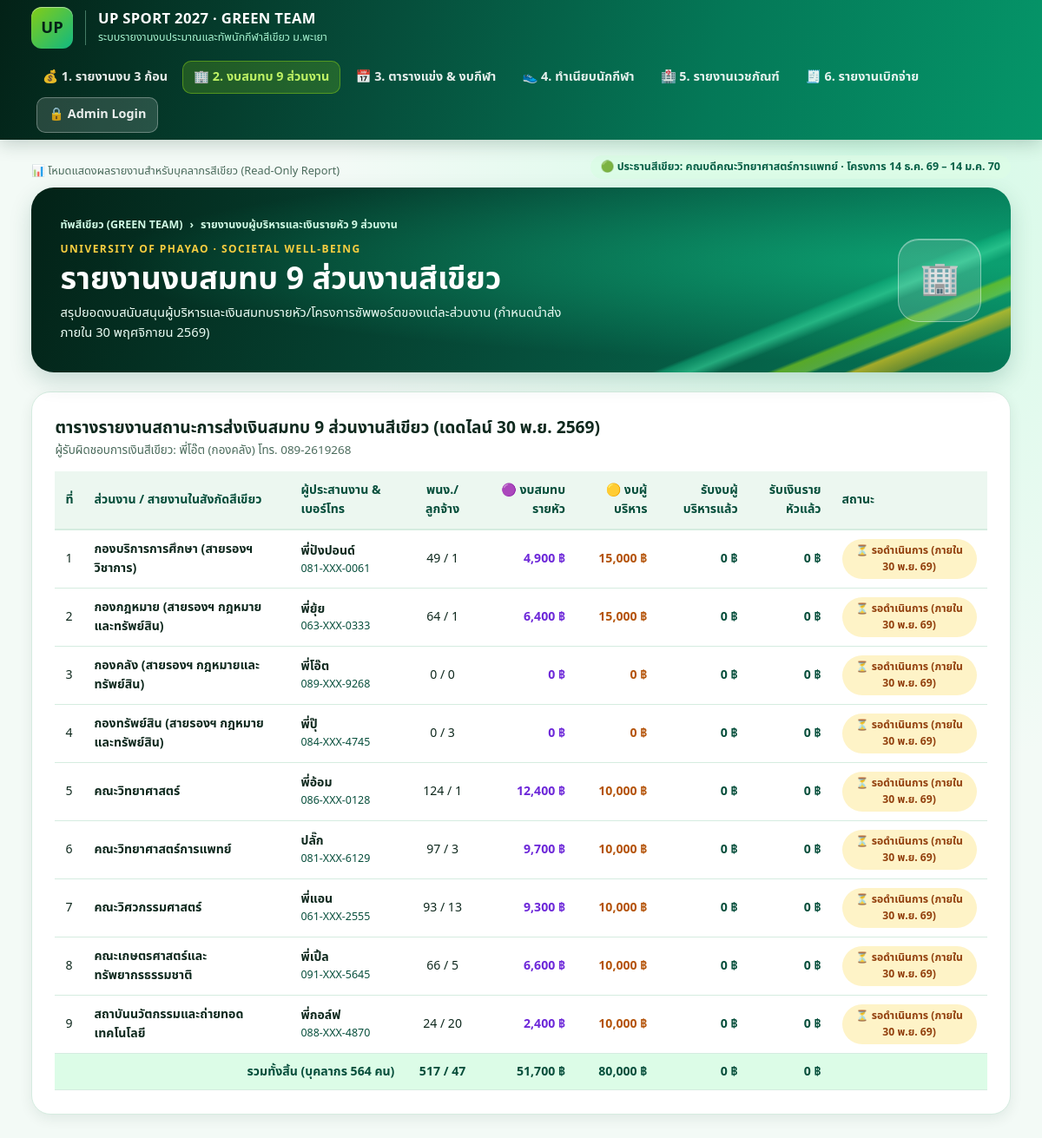
/units.php, run on the app's committed database.
### tables this page shows
CREATE TABLE units (
    id INT AUTO_INCREMENT PRIMARY KEY,
    unit_code VARCHAR(20) NOT NULL UNIQUE,
    unit_name VARCHAR(150) NOT NULL,
    parent_line VARCHAR(150) NOT NULL,
    staff_count INT NOT NULL DEFAULT 0 COMMENT 'จำนวนพนักงาน (คนละ 100 บาท)',
    employee_count INT NOT NULL DEFAULT 0 COMMENT 'จำนวนลูกจ้าง (ยกเว้นรายหัว)',
    expected_participation_pct DECIMAL(5,2) NOT NULL DEFAULT 70.00 COMMENT '% คาดการณ์ผู้เข้าร่วมจริง',
    exec_support_pledged DECIMAL(10,2) NOT NULL DEFAULT 0.00 COMMENT 'งบผู้บริหารแจ้งสนับสนุน (ก้อน 1)',
    exec_support_received DECIMAL(10,2) NOT NULL DEFAULT 0.00 COMMENT 'งบผู้บริหารที่ส่งแล้ว',
    headcount_received DECIMAL(10,2) NOT NULL DEFAULT 0.00 COMMENT 'เงินรายหัว/โครงการคณะที่ส่งแล้ว (ก้อน 3)',
    coordinator_name VARCHAR(100) NOT NULL,
    coordinator_phone VARCHAR(50) NOT NULL,
    payment_due_date DATE DEFAULT '2026-11-30',
    payment_status ENUM('PENDING', 'PARTIAL', 'PAID') DEFAULT 'PENDING',
    updated_at TIMESTAMP DEFAULT CURRENT_TIMESTAMP ON UPDATE CURRENT_TIMESTAMP
);

### config/db.php (called while the page is built, shortened)
<?php
function h($str): string {
    return htmlspecialchars((string)$str, ENT_QUOTES, 'UTF-8');
}
function mask_phone($phone, bool $show_full = false): string {
    $raw = trim((string)$phone);
    $digits = preg_replace('/\D+/', '', $raw);
    if (strlen($digits) >= 9) {
        return substr($digits, 0, 3) . '-XXX-' . substr($digits, -4);
    }
    return $raw;
}

### config/auth.php (called while the page is built, shortened)
<?php
require_once __DIR__ . '/db.php';
function is_admin_logged_in(): bool {
    if (empty($_SESSION['green_admin_logged_in'])) {
        return false;
    }
    return true;
}

### units.php (the view, shortened to what this page needs)
<?php
require_once __DIR__ . '/config/auth.php';
$units = $pdo->query("SELECT * FROM units ORDER BY id ASC")->fetchAll();
$status_map = [
    'PENDING' => ['⏳ รอดำเนินการ (ภายใน 30 พ.ย. 69)', 'warn'],
    'PARTIAL' => ['🌗 ส่งบางส่วนแล้ว', 'info'],
    'PAID'    => ['✅ ส่งครบเรียบร้อย', ''],
];
require_once __DIR__ . '/includes/header.php';
?>
<div class="white-shell">
  <div style="display:flex; justify-content:space-between; align-items:center; flex-wrap:wrap; gap:10px; margin-bottom:14px;">
    <div>
      <h2 style="font-size:1.2rem; font-weight:800;">ตารางรายงานสถานะการส่งเงินสมทบ 9 ส่วนงานสีเขียว (เดดไลน์ 30 พ.ย. 2569)</h2>
      <p style="font-size:0.84rem; color:var(--muted);">ผู้รับผิดชอบการเงินสีเขียว: พี่โอ๊ต (กองคลัง) โทร. 089-2619268</p>
    </div>
  </div>
  <div style="overflow-x:auto;">
    <table class="up-table">
      <thead>
        <tr>
          <th>ที่</th>
          <th>ส่วนงาน / สายงานในสังกัดสีเขียว</th>
          <th>ผู้ประสานงาน &amp; เบอร์โทร</th>
          <th style="text-align:center;">พนง./ลูกจ้าง</th>
          <th style="text-align:right;">🟣 งบสมทบรายหัว</th>
          <th style="text-align:right;">🟡 งบผู้บริหาร</th>
          <th style="text-align:right;">รับงบผู้บริหารแล้ว</th>
          <th style="text-align:right;">รับเงินรายหัวแล้ว</th>
          <th>สถานะ</th>
        </tr>
      </thead>
      <tbody>
        <?php
        $sum_staff = 0; $sum_emp = 0; $sum_full_hc = 0;
        $sum_exec_pledged = 0; $sum_exec_rec = 0; $sum_hc_rec = 0;
        foreach ($units as $idx => $u):
          $staff = (int)$u['staff_count'];
          $emp   = (int)$u['employee_count'];
          $full_hc = $staff * 100;
          $exec_p = (float)$u['exec_support_pledged'];
          $exec_r = (float)$u['exec_support_received'];
          $hc_r   = (float)$u['headcount_received'];
          $sum_staff += $staff; $sum_emp += $emp;
          $sum_full_hc += $full_hc;
          $sum_exec_pledged += $exec_p; $sum_exec_rec += $exec_r; $sum_hc_rec += $hc_r;
          [$st_txt, $st_cls] = $status_map[$u['payment_status']] ?? ['รอดำเนินการ', 'warn'];
        ?>
        <tr>
          <td><?= $idx + 1 ?></td>
          <td><strong><?= h($u['unit_name']) ?></strong></td>
          <td>
            <strong><?= h($u['coordinator_name']) ?></strong>
            <div style="font-size:0.78rem; color:var(--green-dark);"><?= h(mask_phone($u['coordinator_phone'], is_admin_logged_in())) ?></div>
          </td>
          <td style="text-align:center;"><?= $staff ?> / <?= $emp ?></td>
          <td style="text-align:right; font-weight:750; color:#6d28d9;"><?= number_format($full_hc) ?> ฿</td>
          <td style="text-align:right; font-weight:750; color:#b45309;"><?= number_format($exec_p) ?> ฿</td>
          <td style="text-align:right; font-weight:800; color:var(--green-dark);"><?= number_format($exec_r) ?> ฿</td>
          <td style="text-align:right; font-weight:800; color:var(--green-dark);"><?= number_format($hc_r) ?> ฿</td>
          <td><span class="status-pill <?= $st_cls ?>"><?= h($st_txt) ?></span></td>
        </tr>
        <?php endforeach; ?>
      </tbody>
      <tfoot>
        <tr style="background:#dcfce7; font-weight:850; color:var(--green-dark);">
          <td colspan="3" style="text-align:right;">รวมทั้งสิ้น (บุคลากร <?= $sum_staff + $sum_emp ?> คน)</td>
          <td style="text-align:center;"><?= $sum_staff ?> / <?= $sum_emp ?></td>
          <td style="text-align:right;"><?= number_format($sum_full_hc) ?> ฿</td>
          <td style="text-align:right;"><?= number_format($sum_exec_pledged) ?> ฿</td>
          <td style="text-align:right;"><?= number_format($sum_exec_rec) ?> ฿</td>
          <td style="text-align:right;"><?= number_format($sum_hc_rec) ?> ฿</td>
          <td></td>
        </tr>
      </tfoot>
    </table>
  </div>
</div>
<?php require_once __DIR__ . '/includes/footer.php'; ?>

### assets/css/green-theme.css (style rules this page uses)
:root { --ink: #0f291e; --muted: #4b6b5c; --deep: #042f1f; --green: #059669; --green-dark: #064e3b; --green-mid: #047857; --hot: #84cc16; --gold: #f9ce40; --paper: #f3faf6; --line: #d5ece0; --white: #ffffff; --radius: 16px; --shadow: 0 5px 15px rgba(6, 57, 38, 0.08); --max: 1408px; --pad: clamp(16px, 3vw, 40px); --thai: "Noto Sans Thai", "Leelawadee UI", "Tahoma", system-ui, sans-serif; }
*, *::before, *::after { box-sizing: border-box; }
html { color-scheme: light; }
body { margin: 0; background: radial-gradient(ellipse at 83% 13%, #d1fae5 0, transparent 38rem), var(--paper); color: var(--ink); font: 15.5px/1.56 var(--thai); font-variant-numeric: tabular-nums; min-height: 100vh; }
h1, h2, h3, h4, p { margin: 0; }
.white-shell { background: var(--white); border-radius: 22px; border: 1px solid var(--line); box-shadow: var(--shadow); padding: clamp(18px, 2.2vw, 28px); margin-bottom: 22px; }
.status-pill { display: inline-block; padding: 4px 12px; border-radius: 99px; font-size: 0.76rem; font-weight: 750; text-align: center; background: #dcfce7; color: #065f46; }
.status-pill.warn { background: #fef3c7; color: #92400e; }
.up-table { width: 100%; border-collapse: collapse; font-size: 0.88rem; }
.up-table th { text-align: left; padding: 11px 12px; background: #ecf7f0; color: var(--green-dark); font-weight: 750; border-bottom: 2px solid var(--line); }
.up-table td { padding: 10px 12px; border-bottom: 1px solid var(--line); vertical-align: middle; }

### data on the page
units: unit_name "กองบริการการศึกษา (สายรองฯ วิชาการ)", coordinator_name "พี่ปังปอนด์", coordinator_phone "081-XXX-0061", staff_count "49", employee_count "1", staff_count "4,900", exec_support_pledged "15,000", exec_support_received "0", headcount_received "0", st_txt "⏳ รอดำเนินการ (ภายใน 30 พ.ย. 69)"
units: unit_name "กองกฎหมาย (สายรองฯ กฎหมายและทรัพย์สิน)", coordinator_name "พี่ยุ้ย", coordinator_phone "063-XXX-0333", staff_count "64", employee_count "1", staff_count "6,400", exec_support_pledged "15,000", exec_support_received "0", headcount_received "0", st_txt "⏳ รอดำเนินการ (ภายใน 30 พ.ย. 69)"
units: unit_name "กองคลัง (สายรองฯ กฎหมายและทรัพย์สิน)", coordinator_name "พี่โอ๊ต", coordinator_phone "089-XXX-9268", staff_count "0", employee_count "0", exec_support_pledged "0", exec_support_received "0", headcount_received "0", st_txt "⏳ รอดำเนินการ (ภายใน 30 พ.ย. 69)"
units: unit_name "กองทรัพย์สิน (สายรองฯ กฎหมายและทรัพย์สิน)", coordinator_name "พี่ปุ๊", coordinator_phone "084-XXX-4745", staff_count "0", employee_count "3", exec_support_pledged "0", exec_support_received "0", headcount_received "0", st_txt "⏳ รอดำเนินการ (ภายใน 30 พ.ย. 69)"
units: unit_name "คณะวิทยาศาสตร์", coordinator_name "พี่อ้อม", coordinator_phone "086-XXX-0128", staff_count "124", employee_count "1", staff_count "12,400", exec_support_pledged "10,000", exec_support_received "0", headcount_received "0", st_txt "⏳ รอดำเนินการ (ภายใน 30 พ.ย. 69)"
units: unit_name "คณะวิทยาศาสตร์การแพทย์", coordinator_name "ปลั๊ก", coordinator_phone "081-XXX-6129", staff_count "97", employee_count "3", staff_count "9,700", exec_support_pledged "10,000", exec_support_received "0", headcount_received "0", st_txt "⏳ รอดำเนินการ (ภายใน 30 พ.ย. 69)"
units: unit_name "คณะวิศวกรรมศาสตร์", coordinator_name "พี่แอน", coordinator_phone "061-XXX-2555", staff_count "93", employee_count "13", staff_count "9,300", exec_support_pledged "10,000", exec_support_received "0", headcount_received "0", st_txt "⏳ รอดำเนินการ (ภายใน 30 พ.ย. 69)"
units: unit_name "คณะเกษตรศาสตร์และทรัพยากรธรรมชาติ", coordinator_name "พี่เปิ้ล", coordinator_phone "091-XXX-5645", staff_count "66", employee_count "5", staff_count "6,600", exec_support_pledged "10,000", exec_support_received "0", headcount_received "0", st_txt "⏳ รอดำเนินการ (ภายใน 30 พ.ย. 69)"
units: unit_name "สถาบันนวัตกรรมและถ่ายทอดเทคโนโลยี", coordinator_name "พี่กอล์ฟ", coordinator_phone "088-XXX-4870", staff_count "24", employee_count "20", staff_count "2,400", exec_support_pledged "10,000", exec_support_received "0", headcount_received "0", st_txt "⏳ รอดำเนินการ (ภายใน 30 พ.ย. 69)"

### other printed values
$page_crumb "รายงานงบผู้บริหารและเงินรายหัว 9 ส่วนงาน"
$page_heading "รายงานงบสมทบ 9 ส่วนงานสีเขียว"
$page_desc "สรุปยอดงบสนับสนุนผู้บริหารและเงินสมทบรายหัว/โครงการซัพพอร์ตของแต่ละส่วนงาน (กำหนดนำส่งภายใน 30 พฤศจิกายน 2569)"
$page_icon "🏢"
$sum_staff + $sum_emp "564"
$sum_staff "517"
$sum_emp "47"
$sum_full_hc "51,700"
$sum_exec_pledged "80,000"
$sum_exec_rec "0"
$sum_hc_rec "0"
